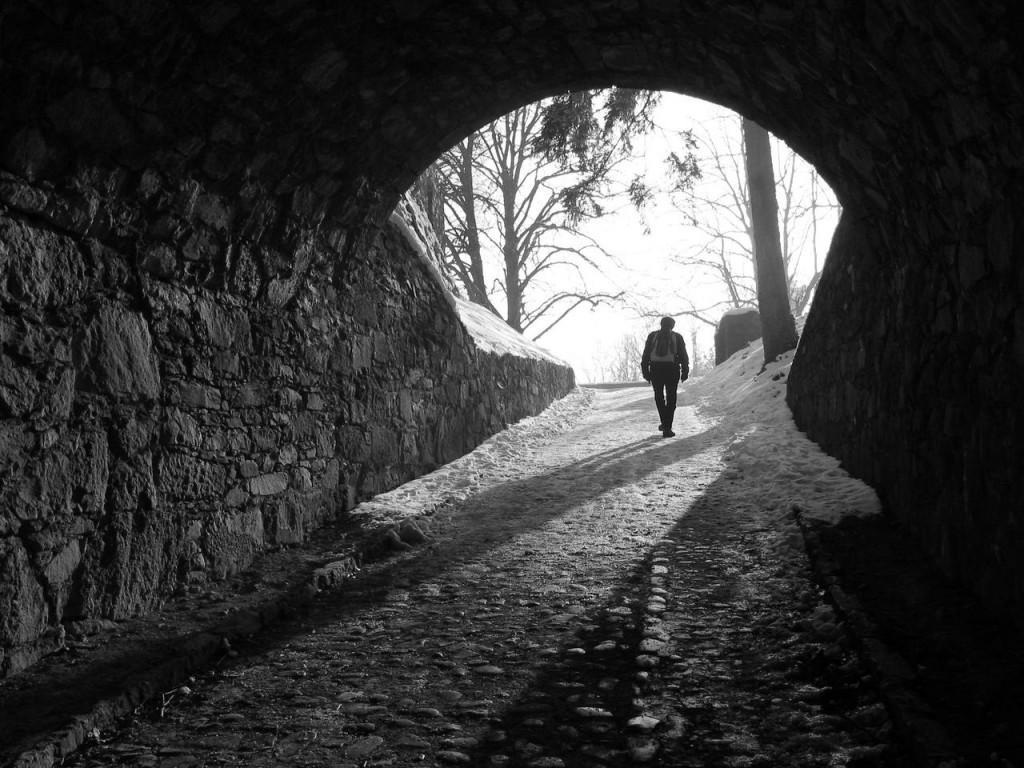
#> input picture Fourier/Homomorphic filter/ln2.jpg, 1024 x 768 px, found by its file name
$ python 'gaussian hpf.py'
#> lines starting #> are read from the running program, lines starting #| are printed output that depends on the picture
# -*- coding: utf-8 -*-
"""
Created on Tue May 24 21:32:32 2022

@author: Asus
"""

import cv2 as cv
import numpy as np
import matplotlib.pyplot as plt
import math

def clip(img):
    for i in range(img.shape[0]):
        for j in range(img.shape[1]):
            if img[i][j] < 0:
                img[i][j] = 0
            if img[i][j] > 255:
                img[i][j] = 255
    return img.astype(np.float32)

# path = "C:/Users/Asus/imagelab/Image-Processing-and-Computer-Vision-Lab/Fourier/Gaussian low pass/input.jpg"

path = "C:/Users/Asus/imagelab/Image-Processing-and-Computer-Vision-Lab/Fourier/Homomorphic filter/ln2.jpg"

img = cv.imread(path)
#> img is the input picture: shape (768, 1024, 3); min 0, max 255, mean 56.8

img = cv.cvtColor(img,cv.COLOR_BGR2GRAY)
#> img: shape (768, 1024)

plt.imshow(img,'gray')

plt.show()

sigma =10.0

gauss = np.zeros((img.shape[0],img.shape[1]),np.float32)

for i in range(img.shape[0]):
    for j in range(img.shape[1]):
        u = (i-img.shape[0]//2)**2
        v = (j-img.shape[1]//2)**2
        r = math.exp(-((u+v)/(2.0*np.pi*sigma**2)))
        gauss[i][j] = r
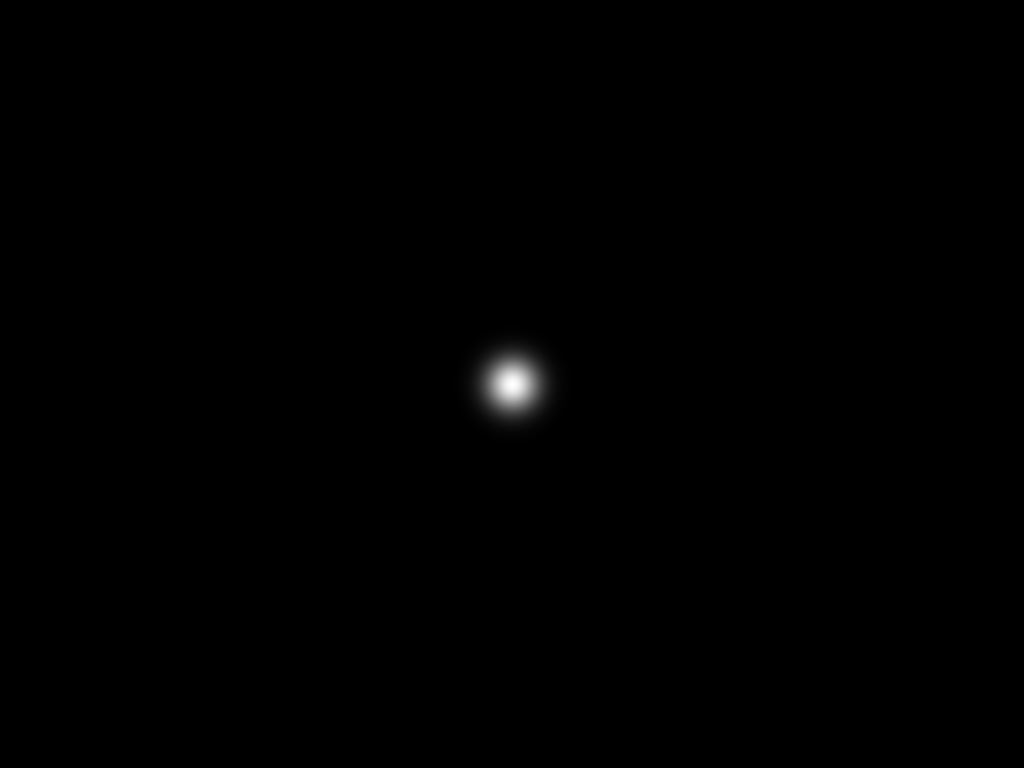
#> gauss: shape (768, 1024) float32; min 0, max 1, mean 0.00251

gauss = 1-gauss

plt.imshow(gauss,'gray')

plt.show()
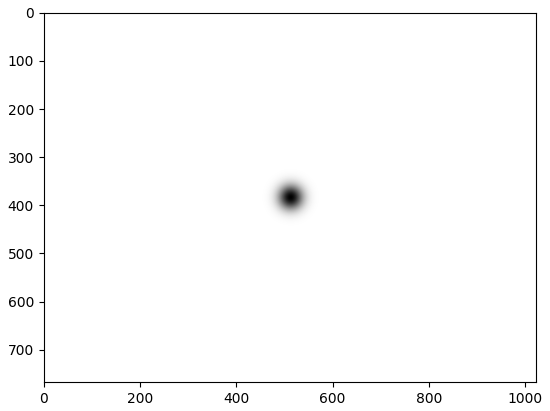
#> figure drawn by matplotlib, 1 panel

# fourier transform:

f = np.fft.fft2(img)

shift = np.fft.fftshift(f)

mag = np.abs(shift)

angle = np.angle(shift)
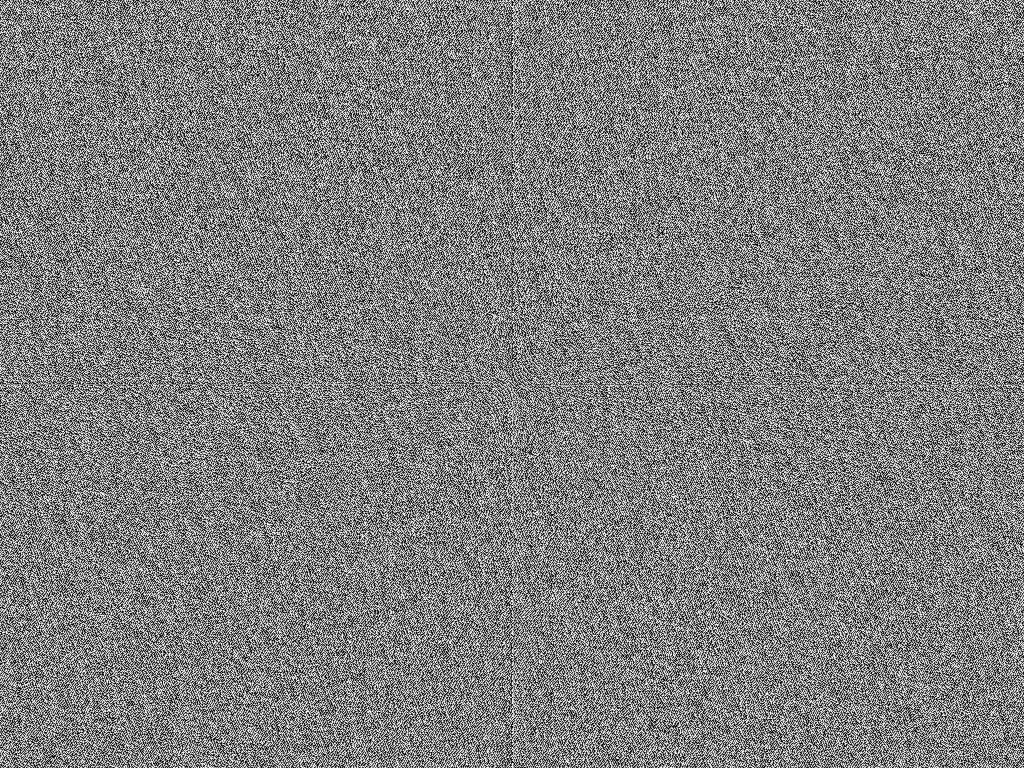
#> angle: shape (768, 1024) float64; min -3.14, max 3.14, mean -1.14e-17; drawn with min black and max white

mag = mag*gauss
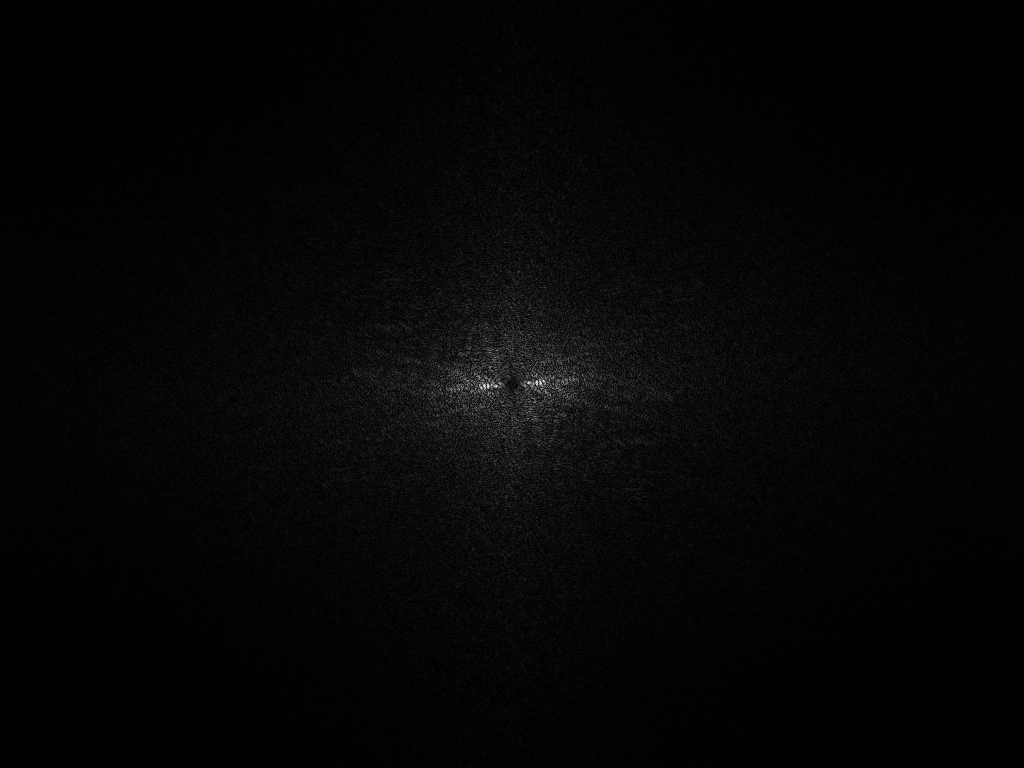
#> mag: shape (768, 1024) float64; min 0, max 478783.7, mean 10584.8; drawn with min black and max white

op = np.multiply(mag,np.exp(1j*angle))

# inverse shift and transform:

ishift = np.fft.ifftshift(op)

inv = np.real(np.fft.ifft2(ishift))
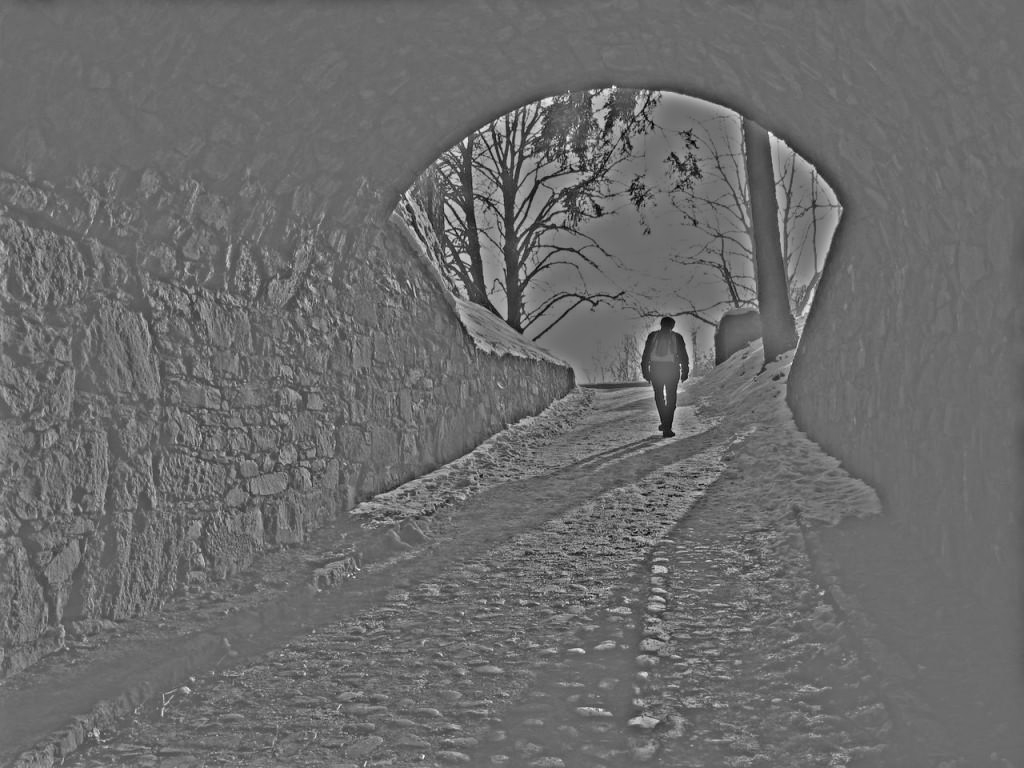
#> inv: shape (768, 1024) float64; min -129.7, max 177.4, mean 0; drawn with min black and max white

plt.imshow(inv,'gray')

plt.show()

inv = clip(inv)
#> after the loop in clip, `for i in range(img.shape[0]):`:
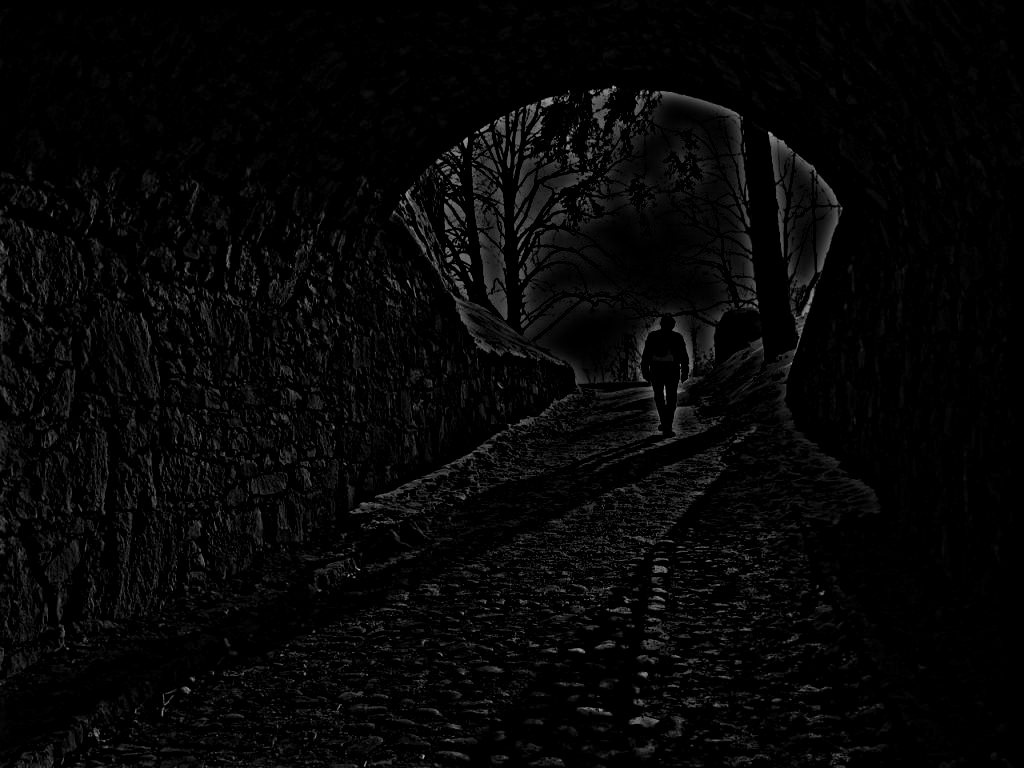
#> img: shape (768, 1024) float64; min 0, max 177.4, mean 6.8

plt.imshow(inv,'gray')

plt.show()
